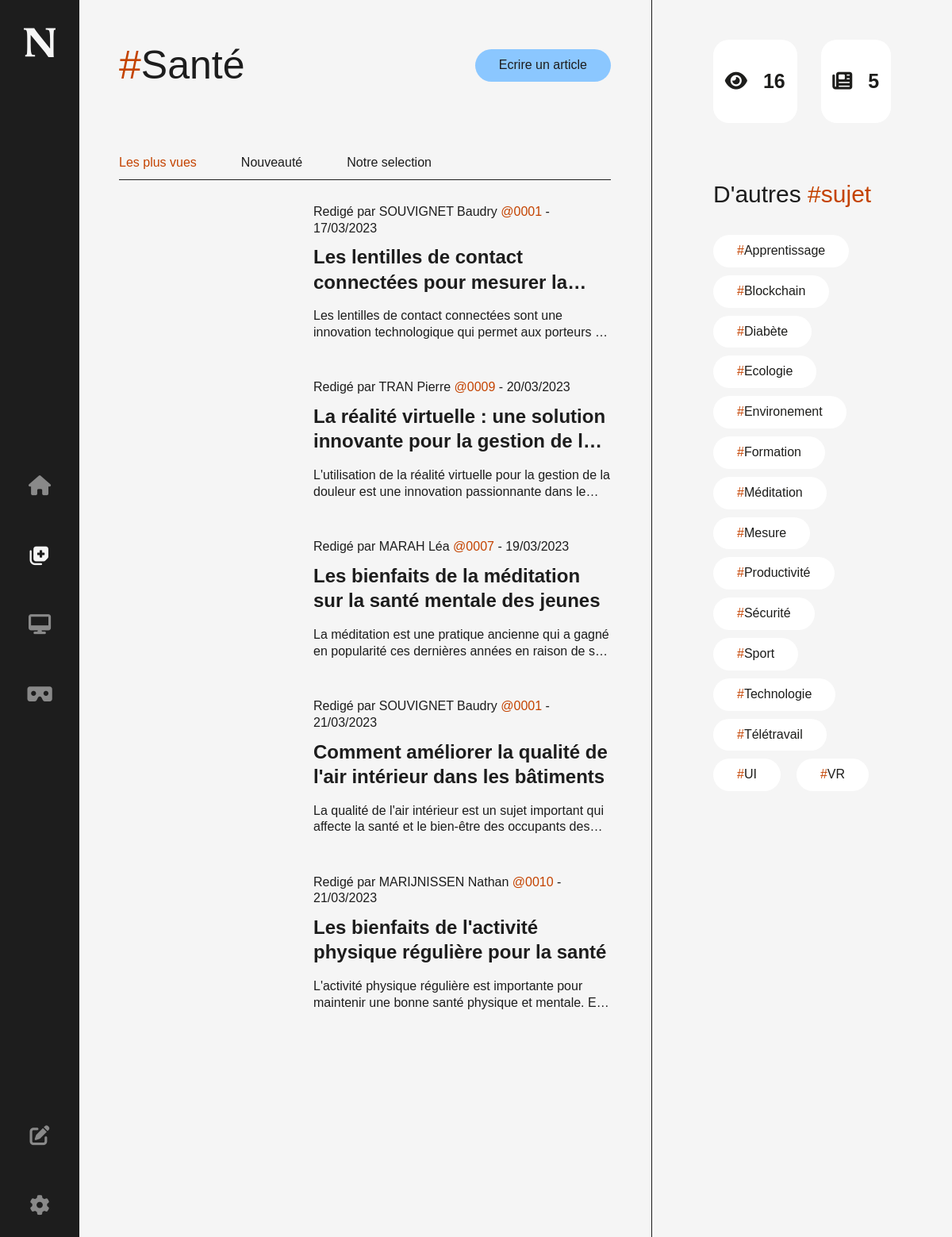
/pages.php?id=7, run on the app's committed database.
### tables this page shows
CREATE TABLE `Tag` (
  `id_tag` int(11) NOT NULL,
  `nom` varchar(15) NOT NULL,
  `icon` varchar(40) NOT NULL
);

CREATE TABLE `Articles` (
  `id_article` int(11) NOT NULL,
  `titre` varchar(100) NOT NULL,
  `date` date NOT NULL,
  `contenue` text NOT NULL,
  `img` text NOT NULL,
  `temps_de_lecture` int(11) NOT NULL,
  `article_id_ecrivain` int(11) DEFAULT NULL
);

CREATE TABLE `Ecrivains` (
  `id_ecrivains` int(4) NOT NULL,
  `nom` varchar(20) NOT NULL,
  `prenom` varchar(20) NOT NULL,
  `mdp` varchar(100) NOT NULL
);

### source/php_request_header.php (called while the page is built, shortened)
<?php
require 'config/connection.php';
$requete="SELECT tag.id_tag, tag.icon, tag.nom, COUNT(*) as 'count' FROM tag, vconnect WHERE tag.id_tag = vconnect.id_tag AND tag.icon != 'circle-info' GROUP BY tag.id_tag ORDER BY count DESC LIMIT 3;";
$resultats=$bdd->query($requete);
$tab=$resultats->fetchAll(PDO::FETCH_ASSOC);
?>

### source/function.php (called while the page is built, shortened)
<?php
function compare( $data1, $data2, $respos, $resneg){
    if ($data1 == $data2){
        return $respos;
    } else {
        return $resneg;
    }
}
function prepare_fct($bdd, $fetch, $sql, $tab){
    $requete_prepare = $bdd->prepare ( $sql);
    foreach ($tab as $key => $val){
        $requete_prepare->bindValue ($key , $val );
    }
    $requete_prepare->execute ();
    $tab_ecrivains = $requete_prepare->$fetch( PDO::FETCH_ASSOC );
    return $tab_ecrivains;
}

### pages.php (the view, shortened to what this page needs)
<?php
include 'source/php_request_header.php';
include 'source/function.php';
$filtres = [1 => 'Les plus vues' , 2 => 'Nouveauté' , 3 => 'Notre selection'];
$groupeby = 'ORDER BY vues_nbr DESC';
$trie = 1;
$res_nom = prepare_fct ($bdd, 'fetch', 'SELECT nom FROM tag WHERE id_tag=:tag_id', [":tag_id" => $_GET[ 'id' ]]);
$tab_tag_asso = prepare_fct ($bdd,'fetchAll', 'SELECT DISTINCT tag.id_tag, tag.nom FROM tag, articles, vconnect WHERE tag.id_tag = vconnect.id_tag AND articles.id_article = vconnect.id_article AND tag.id_tag != :tag_id ORDER BY nom;' ,[':tag_id' => $_GET['id']] );
$requete_article = 'SELECT DISTINCT COUNT(DISTINCT vues.id_vue) as vues_nbr, articles.id_article, articles.titre, articles.contenue, articles.img, UPPER(ecrivains.nom) AS nom,ecrivains.id_ecrivains, ecrivains.prenom, articles.date FROM articles LEFT JOIN vues ON articles.id_article = vues.vue_id_article JOIN ecrivains ON articles.article_id_ecrivain = ecrivains.id_ecrivains JOIN vconnect ON articles.id_article = vconnect.id_article JOIN tag ON vconnect.id_tag = tag.id_tag AND tag.id_tag = :tag_article_id GROUP BY articles.id_article ' . $groupeby;
$tab_acrticles = prepare_fct ($bdd, 'fetchAll', $requete_article, ['tag_article_id' => $_GET[ 'id' ]]);
?>
<!DOCTYPE html>
<html lang="fr">
<head>
    <link rel="stylesheet" href="https://use.typekit.net/kmv3lzq.css">
    <link rel="stylesheet" href="css/global.css">
    <link rel="stylesheet" href="css/header.css">
    <link rel="stylesheet" href="css/cssavance.css">
    <link rel="stylesheet" href="css/pages.css">
</head>
<body>
<?php include 'source/header.php'; ?>
<div class="content">
    <div class="head">
        <h1 class="big_text"><span class="color">#</span><?php echo $res_nom[ 'nom' ] ?></h1>
        <a href="rediger.php" class="button">Ecrire un article</a>
    </div>
    <div class="nav">
        <?php
        foreach ( $filtres as $key => $val ) {
            $href = compare ( $key , $trie , '' , "href='pages.php?id=" . $_GET[ "id" ] . "&trie=" . $key . "'" );
            $class = compare ( $key , $trie , 'actif' , 'inactif' );
            echo <<<HTML
<a $href class="$class underlinelink">$val</a>
HTML;
        }
        ?>
    </div>
    <section>
        <?php
        $num_delay = -0.6;
        foreach ( $tab_acrticles as $article ) {
            $num_delay += 0.4;
            $prenom = ucfirst ( $article[ "prenom" ] );
            $date_fr = date ( 'd/m/Y' , strtotime ( $article[ "date" ] ) );
            $id_ecrivain = sprintf("%04d", $article["id_ecrivains"]);
            $link =$article['id_article'];
            echo <<<HTML
<article onclick="window.location.href='article.php?id=$link'" class="anim_article" style="animation-delay: {$num_delay}s">
    <div class="img" style="background-image: url('{$article["img"]}')"></div>
    <div class="info">
        <span>Redigé par {$article["nom"]} $prenom <span class="color">@$id_ecrivain</span> - $date_fr</span>
        <h2>{$article["titre"]}</h2>
        <p>{$article["contenue"]}</p>
    </div>
</article>
HTML;
        }
        ?>
    </section>
    <aside>
        <div class="state">
            <div>
                <i class="fa-solid fa-eye"></i>
                <span><?php
                    $somme = 0;
                    foreach ($tab_acrticles as $article) {
                        $somme += $article['vues_nbr'];
                    }
                    echo $somme
                    ?></span>
            </div>
            <div>
                <i class="fa-solid fa-newspaper"></i>
                <span><?php echo count ($tab_acrticles)?></span>
            </div>
        </div>
        <h2>D'autres <span class="color">#sujet</span></h2>
        <div class="tag">
            <?php
            foreach ($tab_tag_asso as $value){
                echo <<<HTML
                <a href='pages.php?id={$value['id_tag']}' class="button"><span class="color">#</span>{$value['nom']}</a>
                HTML;
            }
            ?>
        </div>
    </aside>
</div>
</body>
</html>

### source/header.php (shortened to what this page needs)
<?php
    $page = basename($_SERVER['PHP_SELF']);
?>
<header>
    <img src="img/WLogo.svg" alt="Logo de l'entreprise">
    <nav>
        <div>
            <a href="index.php" class="<?php echo $page == 'index.php' ? 'active' : 'no-active' ?>"><i class="fa-solid fa-home"></i></a>
        </div>
        <?php
        foreach ($tab as $key => $value){
            $id = $value['id_tag'];
            $icon = $value['icon'];
            $nom = str_replace(' ', '&nbsp;', $value['nom']);
            $class = 'link';
            if ($page == 'pages.php'){
                $class = $_GET['id'] == $value['id_tag'] ? 'active' : 'no-active';
            }
            echo <<<HTML
                <div>
                    <a href="pages.php?id=$id" class="$class"><i class="fa-solid fa-$icon"></i></a>
                    <span><span class="color">#</span>$nom</span>
                </div>
            HTML;
        } ?>
    </nav>
    <nav>
        <div>
            <a href="rediger.php"><i class="fa-solid fa-pen-to-square"></i></a>
        </div>
        <div>
            <a href="account.php"><i  id="anim_setting" class="fa-solid fa-gear"></i></a>
        </div>
    </nav>
</header>

### css/global.css (style rules this page uses)
:root { --black: #F5F5F5; --white: #1D1D1B; --main: #8BC7FF; --secondary: #C44300; --img:contrast(0.5); }
body { background-color: var(--white); }
* { margin: 0; padding: 0; color: var(--black); }
h1, h2, h3, span, a, p, textarea:not(.article), label { font-family: "rival-sans", sans-serif; font-weight: 400; font-style: normal; line-height: 130%; }
a, .button { border: none; cursor: pointer; color: var(--black); text-decoration: none; }
.color { color: var(--secondary); }
.big_text { font-size: 50px; }
.button { background-color: var(--main); border-radius: 50px; padding: 10px 30px !important; transition: 0.5s; width: fit-content !important; color: var(--black); }
.content { width: calc(100% - 200px); margin-top: 50px; margin-left: 150px; }

### css/header.css (style rules this page uses)
header { z-index: 100; position: fixed; left: 0; top: 0; height: 100vh; width: 100px; padding: 35px 0; box-sizing: border-box; background-color: var(--black); justify-content: space-between; }
header img { filter: var(--img); }
header, nav { display: flex; flex-direction: column; align-items: center; }
nav { gap: 55px; }
header div { position: relative; }
header i { color: var(--white)!important; }
header a { color: var(--white); font-size: 25px; text-decoration: none; transition: 0.3s; }
nav a:not(.active) { opacity: 0.5; }
.info > * { color: var(--black) !important; }

### css/cssavance.css (style rules this page uses)
@media (prefers-color-scheme: light) { :root { --black: #1D1D1D; --white: #F5F5F5; --main: #8BC7FF; --secondary: #C44300; --img:contrast(1); } }
.anim_article { transform: translateX(-150%); animation: slide 0.6s forwards; }
#anim_setting { transform: rotate(0); animation: setting 3s infinite; }
.underlinelink { position: relative; }
.underlinelink:after { content: ""; bottom: -12px; left: 0; position: absolute; height: 3px; width: 0; background-color: var(--secondary); transition: 0.5s; }

### css/pages.css (style rules this page uses)
.head, .nav { width: 62%; display: flex; align-items: center; }
.head { justify-content: space-between; }
.nav { margin-top: 80px; gap: 56px; padding-bottom: 10px; border-bottom: solid 1px var(--black); }
.nav a.inactif { transition: 0.5s; }
.nav a:not(.inactif) { color: var(--secondary); }
section { width: 62%; float: left; margin-top: 30px; padding-bottom: 100px; }
article { display: flex; align-items: end; gap: 50px; cursor: pointer; }
article .img { position: absolute; width: 195px; height: 130px; background-position: center; background-repeat: no-repeat; background-size: cover; }
article .info { margin-left: 245px; width: calc(100% - 245px); }
article p, article h2 { transition: 0.5s; display: -webkit-box; -webkit-box-orient: vertical; -webkit-line-clamp: 2; max-height: 2.5em; text-overflow: ellipsis; overflow: hidden; }
article p { margin-top: 20px; height: 45px; }
article h2 { margin-top: 10px; font-weight: 700; height: 62px; }
article:not(article:first-child) { margin-top: 50px; }
aside { overflow: scroll; position: fixed; top: 0; right: 0; padding: 0 77px; box-sizing: border-box; width: calc(38% - 77px); height: 100vh; border-left: solid 1px var(--black); }
aside .state { margin-top: 50px; width: 100%; display: flex; justify-content: space-between; gap: 30px; }
aside .state > div * { color: #1D1D1B !important; }
aside .state > div { border-radius: 20px; flex-grow: 1; height: 105px; background-color: white; display: flex; align-items: center; justify-content: center; gap: 20px; }
aside .state > div i, aside .state > div span { font-weight: 700; font-size: 25px; }
aside h2 { font-size: 30px; margin-top: 70px; }
aside .tag { margin-top: 32px; width: 100%; display: flex; flex-wrap: wrap; gap: 10px 20px; }
aside .tag a { color: #1D1D1B; background-color: white; }

### data on the page
tag: nom "Santé"
tag: nom "Technologie"
tag: nom "VR"
articles: nom "SOUVIGNET", article_id_ecrivain.prenom "Baudry", article_id_ecrivain.id_ecrivains "0001", date "17/03/2023", titre "Les lentilles de contact connectées pour mesurer…", contenue "Les lentilles de contact connectées sont une innovation technologique qui permet aux porteurs…"
articles: nom "TRAN", article_id_ecrivain.prenom "Pierre", article_id_ecrivain.id_ecrivains "0009", date "20/03/2023", titre "La réalité virtuelle : une solution innovante pour la gestion de…", contenue "L'utilisation de la réalité virtuelle pour la gestion de la douleur est une innovation passionnante dans…"
articles: nom "MARAH", article_id_ecrivain.prenom "Léa", article_id_ecrivain.id_ecrivains "0007", date "19/03/2023", titre "Les bienfaits de la méditation sur la santé mentale des jeunes", contenue "La méditation est une pratique ancienne qui a gagné en popularité ces dernières années en raison de…"
articles: nom "SOUVIGNET", article_id_ecrivain.prenom "Baudry", article_id_ecrivain.id_ecrivains "0001", date "21/03/2023", titre "Comment améliorer la qualité de l'air intérieur dans les bâtiments", contenue "La qualité de l'air intérieur est un sujet important qui affecte la santé et le bien-être des occupants…"
articles: nom "MARIJNISSEN", article_id_ecrivain.prenom "Nathan", article_id_ecrivain.id_ecrivains "0010", date "21/03/2023", titre "Les bienfaits de l'activité physique régulière pour la santé", contenue "L'activité physique régulière est importante pour maintenir une bonne santé physique et mentale.…"
tag: nom "Apprentissage"
tag: nom "Blockchain"
tag: nom "Diabète"
tag: nom "Ecologie"
tag: nom "Environement"
tag: nom "Formation"
tag: nom "Méditation"
tag: nom "Mesure"
tag: nom "Productivité"
tag: nom "Sécurité"
tag: nom "Sport"
tag: nom "Télétravail"
tag: nom "UI"

### other printed values
$val "Les plus vues"
$val "Nouveauté"
$val "Notre selection"
$somme "16"
count ($tab_acrticles) "5"
